Frame 1 (no input): blank canvas, image omitted
Frame 60 (no input): blank canvas, image omitted
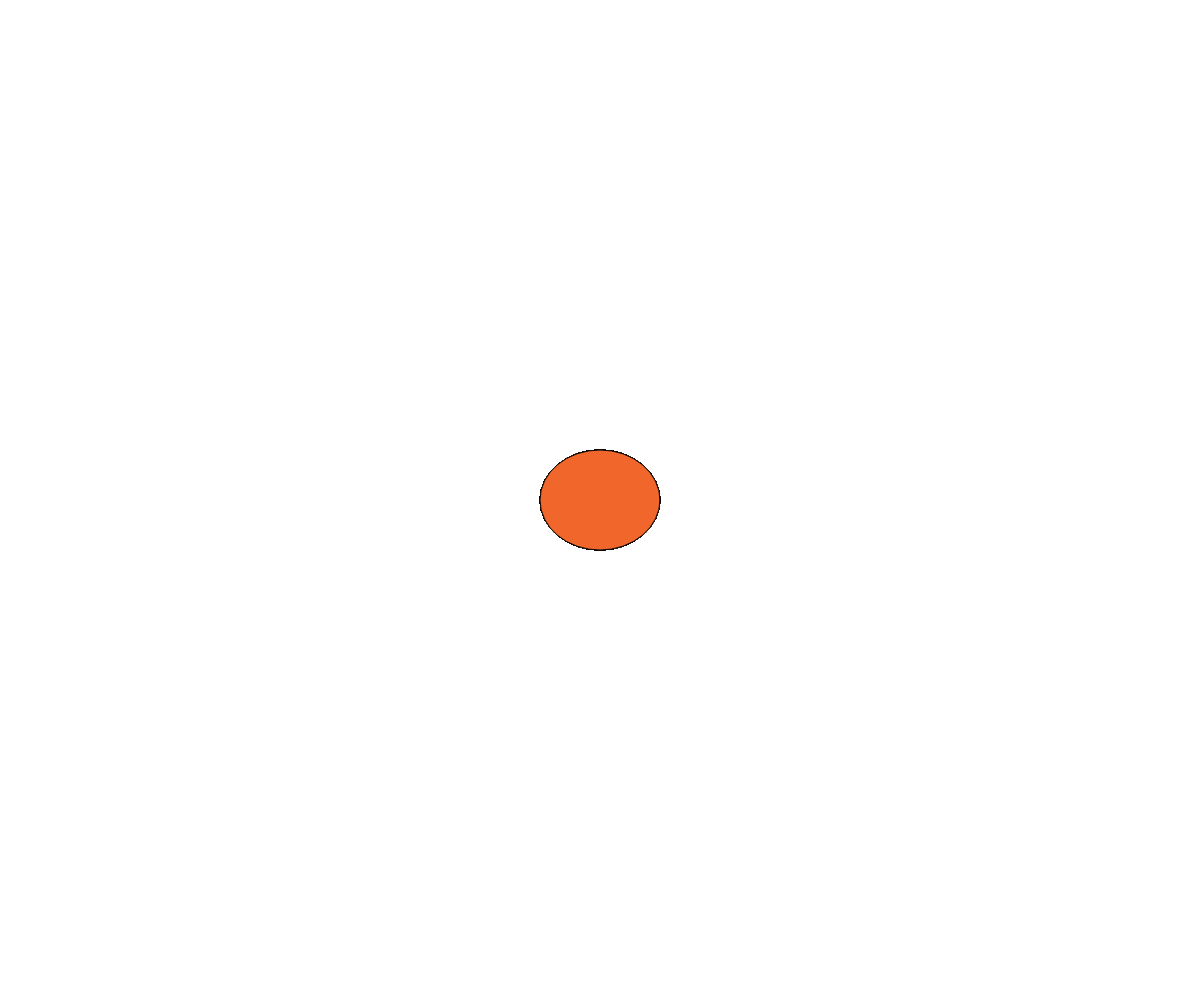
Frame 120 (the mouse pressed at the canvas centre since frame 60)

The p5.js sketch whose frames 1 and 60 were blank and that drew this single picture after the mouse press (run headless with seeded random() and noise() and a simulated clock; from frame 60 on, the mouse is pressed at the canvas centre):

// p5.js sketch
// ── sketch.js
//defining variables to generate random colors
//when the mouse is pressed
let red;
let blue;
let green;

function setup() {
  red = random(0,255);
  green = random(0,255);
  blue = random(0,255);
  createCanvas(windowWidth, windowHeight);
}

function draw() {
  console.log(red);
  //making background white when q is pressed
  if((keyIsPressed)&(key == "q")){
    background(255);
  }
  //making background black when b is pressed
  if((keyIsPressed)&(key == "b")){
    background(0);
  }
  //randomizing the background when r is pressed
  if((keyIsPressed)&(key == "r")){
    background(red, green, blue);
  }

  //when the mouse is pressed we are generating random rgb color
  //and drawing an ellipse of that color
  if(mouseIsPressed){
    red = random(0,255);
    green = random(0,255);
    blue = random(0,255);
    fill(red, green, blue);
    stroke(10);
    ellipse(mouseX, mouseY, mouseX/5, mouseY/5);
  }
}
